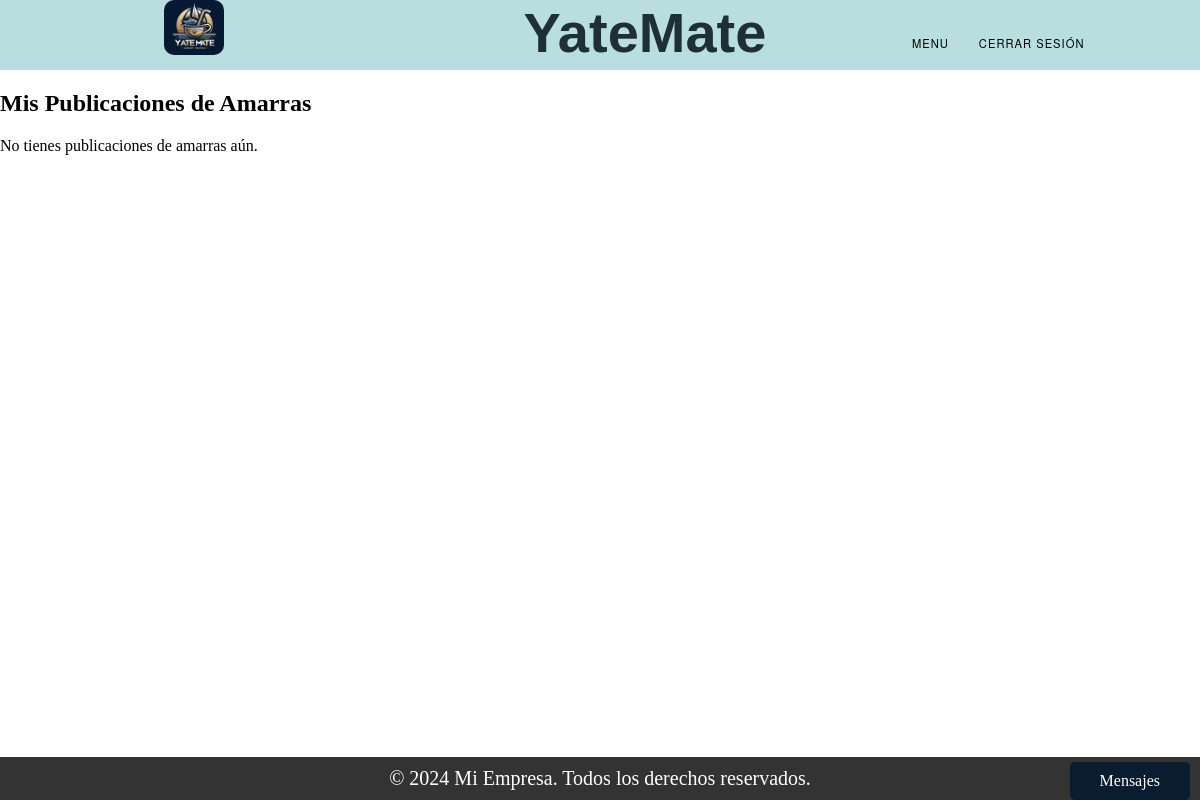
Before: /mis_publicaciones_Amarras/ (signed in) with the older database file.
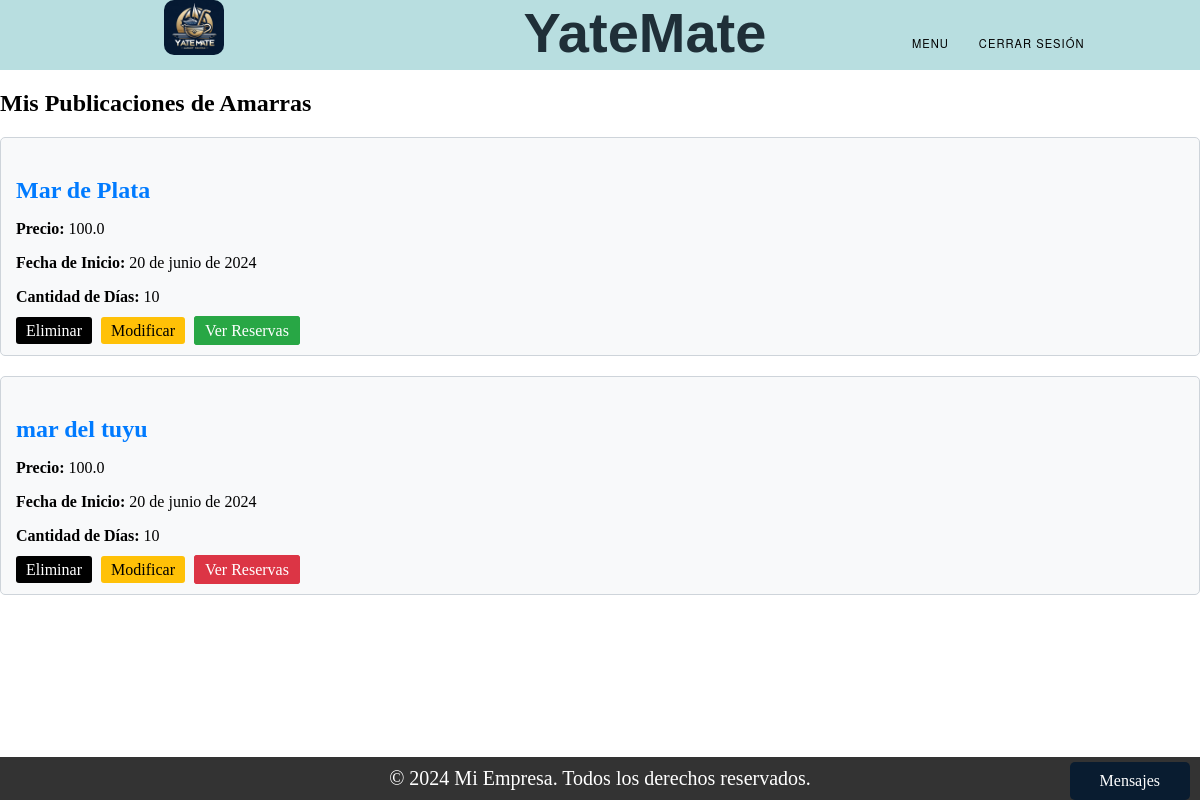
After: the same page with the newer database file.
### Amarra/models.py (models this page shows, shortened)
class Publicacion_Amarra(models.Model):
    ESTADOS = (
        ('Vigente', 'Vigente'),
        ('En Proceso', 'En Proceso'),
        ('Finalizado', 'Finalizado'),
    )
    dueño = models.ForeignKey(User, on_delete=models.CASCADE, null=True)
    precio = models.TextField()
    fecha_inicio = models.DateField()
    cant_dias = models.TextField()
    ubicacion = models.TextField()
    cant_dias_disponibles = models.TextField(null=True)
    estado = models.CharField(max_length=20, choices=ESTADOS, default='Vigente')

### Amarra/views.py (the view)
# urls.py: path('mis_publicaciones_Amarras/', views.mis_publicaciones, name='mis_publicaciones'),
def mis_publicaciones(request):
    user_id = request.session.get('user_id')
    publicaciones_amarras = Publicacion_Amarra.objects.filter(dueño_id=user_id)
    for publicacion in publicaciones_amarras:
        tiene_reservas = Reserva.objects.filter(publicacion=publicacion).exists()
        publicacion.tiene_reservas = tiene_reservas  # Agregar el atributo a la instancia
    return render(request, 'mis_publicaciones.html', {'publicaciones_amarras': publicaciones_amarras})

### Trueque/context_processors.py (called while the page is built)
def conversaciones_usuario(request):
    user_id = request.session.get('user_id')
    if user_id:
        conversaciones = Conversacion.objects.filter(Q(dueño_publicacion=user_id) | Q(solicitante=user_id))
        return {'conversaciones_usuario': conversaciones}
    else:
        return {'conversaciones_usuario': []}

### Trueque/models.py (called while the page is built)
    def get_mensajes(self):
        return Mensajes_chat.objects.filter(conversacion=self).order_by('enviado_a')

### Amarra/templates/mis_publicaciones.html (shortened to what this page needs)
{% extends "base.html" %}
{% block content %}
<h2>Mis Publicaciones de Amarras</h2>
{% if publicaciones_amarras %}
    <div class="publicaciones-container">
        {% for publicacion in publicaciones_amarras %}
            <div class="card">
                <h3 class="card-title">{{ publicacion.ubicacion }}</h3>
                <p><strong>Precio:</strong> {{ publicacion.precio }}</p>
                <p><strong>Fecha de Inicio:</strong> {{ publicacion.fecha_inicio }}</p>
                <p><strong>Cantidad de Días:</strong> {{ publicacion.cant_dias }}</p>
                <div>
                    <a href="{% url 'eliminar_publicacion' publicacion.id %}" class="btn-card btn-card-delete">Eliminar</a>
                    <a href="{% url 'modificar_publicacion' publicacion.id %}" class="btn-card btn-card-modify">Modificar</a>
                    {% if publicacion.tiene_reservas %}
                        <a href="{% url 'ver_reservas' publicacion.id %}" class="btn-card btn-card-reservas btn-verde">Ver Reservas</a>
                    {% else %}
                        <a href="{% url 'ver_reservas' publicacion.id %}" class="btn-card btn-card-reservas btn-rojo">Ver Reservas</a>
                    {% endif %}
                </div>
            </div>
        {% endfor %}
    </div>
{% else %}
    <p>No tienes publicaciones de amarras aún.</p>
{% endif %}
{% endblock %}

Changed rows visible on the page:
added Publicacion_Amarra: ubicacion "Mar de Plata", precio "100.0", fecha_inicio "20 de junio de 2024", cant_dias "10", shows "Ver Reservas"
added Publicacion_Amarra: ubicacion "mar del tuyu", precio "100.0", fecha_inicio "20 de junio de 2024", cant_dias "10", shows "Ver Reservas"
Other visible differences:
text no longer shown: "No tienes publicaciones de amarras aún."
